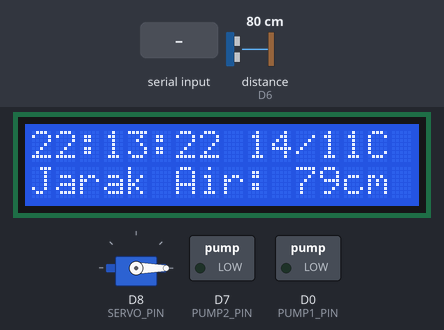
Bench run of a sketch on a simulated ESP8266 (NodeMCU). Parts: servo, 16×2 character LCD, switched loads named in the sketch (green lamp = pin HIGH). Wiring (inferred from the names in the program): ultrasonic range finder: trigger D5; echo D6. Inputs (shaded band) come from the test bench; at power-on: distance to the obstacle (sensor on D6) 80 cm. The echo pulse lasts 58.3 µs per cm; the local clock reads 2024-03-15 10:24:30 at power-on unless the sketch sets it; pins used as bus, display or sensor lines are not drawn; what the sketch prints to the serial monitor is not drawn.

Above: at 2.7 s.
2.8 s: "ganti\n" received over Serial
At 4.0 s:
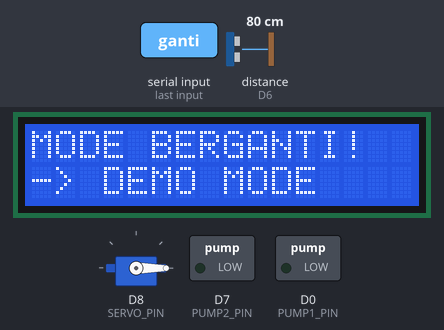
4.7 s: "ganti\n" received over Serial
At 7.4 s:
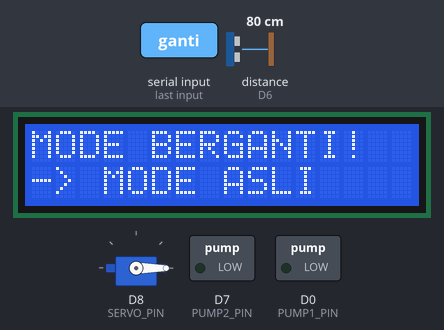
7.7 s: distance to the obstacle (sensor on D6) set to 2 cm
At 10.2 s:
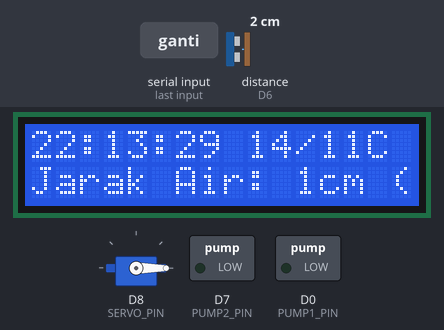
10.8 s: "ganti\n" received over Serial
At 12.4 s:
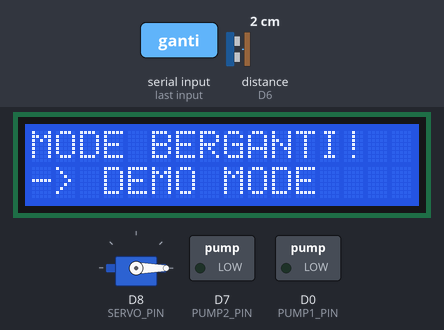
13.9 s: distance to the obstacle (sensor on D6) set to 4 cm
At 15.9 s:
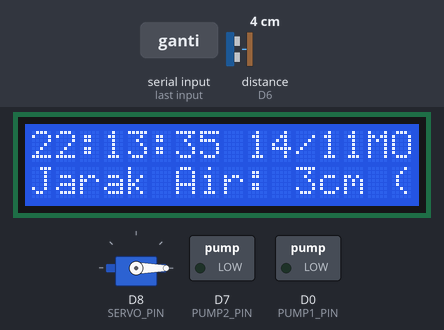
17.0 s: distance to the obstacle (sensor on D6) set to 9 cm
At 18.1 s:
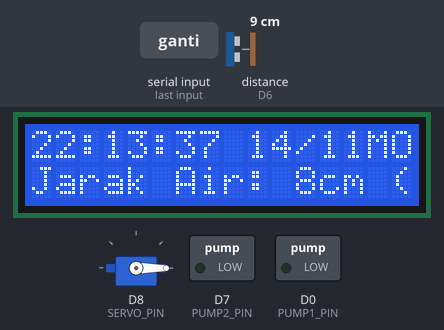
Timing chart, 0 to 56.7 s (numbered marks = the images above; inputs shaded):
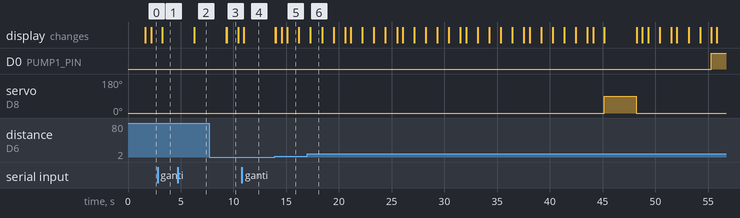

Measured:
- after the input at 2.8 s, the display: changes after 0.47 s (image 1)
- after the input at 4.7 s, the display: changes after 1.6 s (image 2)
- after the input at 10.8 s, the display: changes after 0.17 s (image 4)
- what the display in image 3 shows lasts 1.1 s, from 9.3 s to 10.4 s

The sketch:

full.ino
```cpp
#include <Wire.h>
#include <hd44780.h>           // Main header untuk LCD
#include <hd44780ioClass/hd44780_I2Cexp.h> // I2C Expander I/O class header
#include "RTClib.h"
#include <Servo.h>

// --- DEKLARASI PIN ESP8266 ---
const int TRIG_PIN = D5;  // Pin Trigger Sensor Ultrasonik
const int ECHO_PIN = D6;  // Pin Echo Sensor Ultrasonik
const int SERVO_PIN = D8; // Pin Motor Servo
const int PUMP1_PIN = D0; // Pompa 1 (Kuras)
const int PUMP2_PIN = D7; // Pompa 2 (Isi Ulang)

// --- DEKLARASI OBJEK ---
hd44780_I2Cexp lcd;
RTC_DS3231 rtc;
Servo myservo;

// --- PROTOTIPE FUNGSI KUSTOM ---
// WAJIB dideklarasikan di sini agar kompiler mengenali fungsi sebelum dipanggil di loop()
int readUltrasonicDistance();
void feedFish();
void startKuras();
void controlKurasAir(int distance);
void displayModeStatus();
void displayTimeAndDate(DateTime now);
void displayNormalStatus(int distance);

// --- VARIABEL STATUS & KONSTANTA ---
const int JARAK_AIR_HABIS_CM = 12; // Jarak (dari sensor ke permukaan air) saat air dianggap habis
const int JARAK_AIR_PENUH_CM = 3;  // Jarak saat air dianggap penuh (mendekati sensor)

bool isKurasActive = false; // TRUE jika sedang dalam siklus kuras/isi
bool isDemoMode = false;    // FALSE = Mode Asli (RTC), TRUE = Mode Demo (Cepat)
bool pakanDoneToday = false; // Flag untuk mencegah pakan berulang di hari/mode yang sama
String inputString = "";    // Buffer untuk input Serial

// --- SETUP ---
void setup() {
  Serial.begin(115200);
  inputString.reserve(10);

  // Setup Pin Output
  pinMode(PUMP1_PIN, OUTPUT);
  digitalWrite(PUMP1_PIN, LOW);
  pinMode(PUMP2_PIN, OUTPUT);
  digitalWrite(PUMP2_PIN, LOW);

  // Setup Ultrasonik
  pinMode(TRIG_PIN, OUTPUT);
  pinMode(ECHO_PIN, INPUT);

  // Setup I2C & RTC
  Wire.begin();
  if (!rtc.begin()) {
    Serial.println("Tidak dapat menemukan sensor RTC");
  }
  rtc.adjust(DateTime(F(__DATE__), F(__TIME__))); // UNTUK SETTING WAKTU PERTAMA KALI

  // Setup Servo & LCD
  myservo.attach(SERVO_PIN);
  myservo.write(0); // Posisi awal tertutup
  lcd.begin(16, 2);
  lcd.print("Setup Complete!");

  delay(1500);
  lcd.clear();
  Serial.println("System Ready. Ketik 'ganti' untuk beralih mode.");
  Serial.print("Mode Saat Ini: ");
  Serial.println(isDemoMode ? "DEMO" : "ASLI (RTC)");
}

// --- LOOP UTAMA ---
void loop() {
    // Membaca data utama
    DateTime now = rtc.now();
    int distance = readUltrasonicDistance();

    // Membaca input serial (untuk ganti mode)
    serialEvent();

    // --- 1. KONTROL MODE KURAS/ISI ---
    if (isKurasActive) {
        controlKurasAir(distance);
        pakanDoneToday = true;

    } else {
        // --- 2. KONTROL PAKAN ---

        // Kriteria Mode Asli: Jam 14:00 (Harian)
        bool isFeedTimeRTC = (now.hour() == 14 && now.minute() == 0 && now.second() == 0);
        // Kriteria Mode Demo: Setiap Menit ke-15 (Cepat)
        bool isFeedTimeDemo = (now.second() == 5);

        if ((isDemoMode && isFeedTimeDemo) || (!isDemoMode && isFeedTimeRTC)) {
            if (!pakanDoneToday) {
                feedFish();
                pakanDoneToday = true;
            }
        }

        // Reset flag pakan setelah waktu pakan berlalu
        if (now.hour() != 14) {
            pakanDoneToday = false;
        }

        // --- 3. KONTROL KURAS ---

        // Kriteria Mode Asli: Hari Minggu (0) jam 10:00 (Mingguan)
        bool isKurasTimeRTC = (now.dayOfTheWeek() == 0 && now.hour() == 10 && now.minute() == 0 && now.second() == 0);
        // Kriteria Mode Demo: Setiap Detik ke-5 (Sangat Cepat)
        bool isKurasTimeDemo = (now.second() == 15);

        if ((isDemoMode && isKurasTimeDemo) || (!isDemoMode && isKurasTimeRTC)) {
            startKuras();
        }

        // --- 4. TAMPILAN NORMAL ---
        displayModeStatus();
        displayTimeAndDate(now);
        displayNormalStatus(distance);
    }

    delay(500);
}

// ===========================================
// FUNGSI SERIAL UNTUK PERUBAHAN MODE
// ===========================================
void serialEvent() {
  while (Serial.available()) {
    char inChar = (char)Serial.read();
    inputString += inChar;

    if (inChar == '\n') {
      inputString.trim();

      if (inputString.equalsIgnoreCase("ganti")) {
        isDemoMode = !isDemoMode;
        lcd.clear();
        lcd.setCursor(0, 0);
        lcd.print("MODE BERGANTI!");
        lcd.setCursor(0, 1);
        lcd.print(isDemoMode ? "-> DEMO MODE" : "-> MODE ASLI");
        Serial.print("Mode Diubah ke: ");
        Serial.println(isDemoMode ? "DEMO" : "ASLI (RTC)");
        delay(3000);
        lcd.clear();
      }
      inputString = "";
    }
  }
}


// ===========================================
// FUNGSI KONTROL AKSI
// ===========================================

// Fungsi untuk membaca jarak (cm) dari Sensor Ultrasonik
int readUltrasonicDistance() {
  digitalWrite(TRIG_PIN, LOW);
  delayMicroseconds(2);
  digitalWrite(TRIG_PIN, HIGH);
  delayMicroseconds(10);
  digitalWrite(TRIG_PIN, LOW);
  long duration = pulseIn(ECHO_PIN, HIGH);
  return duration * 0.034 / 2;
}

// Fungsi untuk menggerakkan servo (memberi pakan)
void feedFish() {
    Serial.println("Pakan Diberikan!");
    lcd.clear();
    lcd.setCursor(0, 0);
    lcd.print("MEMBERI PAKAN!");

    myservo.write(90); // Buka
    delay(3000);       // Tahan 3 detik
    myservo.write(0);  // Tutup

    lcd.clear();
}

// Fungsi untuk memulai siklus kuras air
void startKuras() {
    if (!isKurasActive) {
        Serial.println("Kuras Dimulai! Pompa 1 ON.");
        isKurasActive = true;
        digitalWrite(PUMP1_PIN, HIGH); // Pompa 1 (Kuras) ON
        digitalWrite(PUMP2_PIN, LOW);
        lcd.clear();
    }
}

// Fungsi kontrol pompa berdasarkan pembacaan Ultrasonik selama siklus kuras
void controlKurasAir(int distance) {
    if (digitalRead(PUMP1_PIN) == HIGH && distance <= JARAK_AIR_HABIS_CM) {
        // Air Penuh: Matikan P2, Akhiri Siklus
        digitalWrite(PUMP1_PIN, HIGH);
        Serial.println("Kuras Selesai.");
        lcd.clear();
        lcd.setCursor(0, 0); lcd.print("KURAS SELESAI!");
        delay(3000);

        digitalWrite(PUMP2_PIN, LOW);
        isKurasActive = false;
    }

    if (digitalRead(PUMP2_PIN) == HIGH && distance >= JARAK_AIR_PENUH_CM) {
        // Air Habis: Matikan P1, Nyalakan P2
        digitalWrite(PUMP2_PIN, HIGH);
        Serial.println("Air Penuh");
        lcd.clear();
        lcd.setCursor(0, 0); lcd.print("AIR PENUH");
        delay(3000);
    }

    // Tampilan saat Kuras Aktif
    lcd.setCursor(0, 0);
    if (digitalRead(PUMP1_PIN) == HIGH) {
        lcd.print("MENGURAS AIR...");
    } else if (digitalRead(PUMP2_PIN) == HIGH) {
        lcd.print("ISI AIR...");
    } else {
        lcd.print("PROSES SELESAI");
    }
    lcd.setCursor(0, 1); lcd.print("Jarak: "); lcd.print(distance); lcd.print(" cm");
    lcd.print("            ");
}

// ===========================================
// FUNGSI TAMPILAN LCD
// ===========================================

// Tampilkan mode RTC/DEMO di Baris 0 (kanan)
void displayModeStatus() {
  lcd.setCursor(12, 0);
  lcd.print(isDemoMode ? "DEMO" : "RTC ");
}

// Tampilkan Jam dan Tanggal di Baris 0 (kiri)
void displayTimeAndDate(DateTime now) {
  if (isKurasActive) return;

  lcd.setCursor(0, 0); // Baris 1

  // Tampilkan Jam:Menit:Detik
  lcd.print(now.hour() < 10 ? "0" : "");
  lcd.print(now.hour());
  lcd.print(":");
  lcd.print(now.minute() < 10 ? "0" : "");
  lcd.print(now.minute());
  lcd.print(":");
  lcd.print(now.second() < 10 ? "0" : "");
  lcd.print(now.second());
  lcd.print(" ");

  // Tampilkan Tanggal
  lcd.print(now.day() < 10 ? "0" : "");
  lcd.print(now.day());
  lcd.print("/");
  lcd.print(now.month() < 10 ? "0" : "");
  lcd.print(now.month());

}

// Tampilkan Status Normal di Baris 1
void displayNormalStatus(int distance) {
  if (isKurasActive) return;

  lcd.setCursor(0, 1); // Baris 2

  lcd.print("Jarak Air: ");

  // Tampilkan Jarak
  if (distance <= 0 || distance > 300) {
    lcd.print("...");
  } else {
    lcd.print(distance);
    lcd.print("cm");
  }

  lcd.print(" (P1/P2 OFF)");
  // Kosongkan sisa baris
  lcd.print("   ");
}
```
